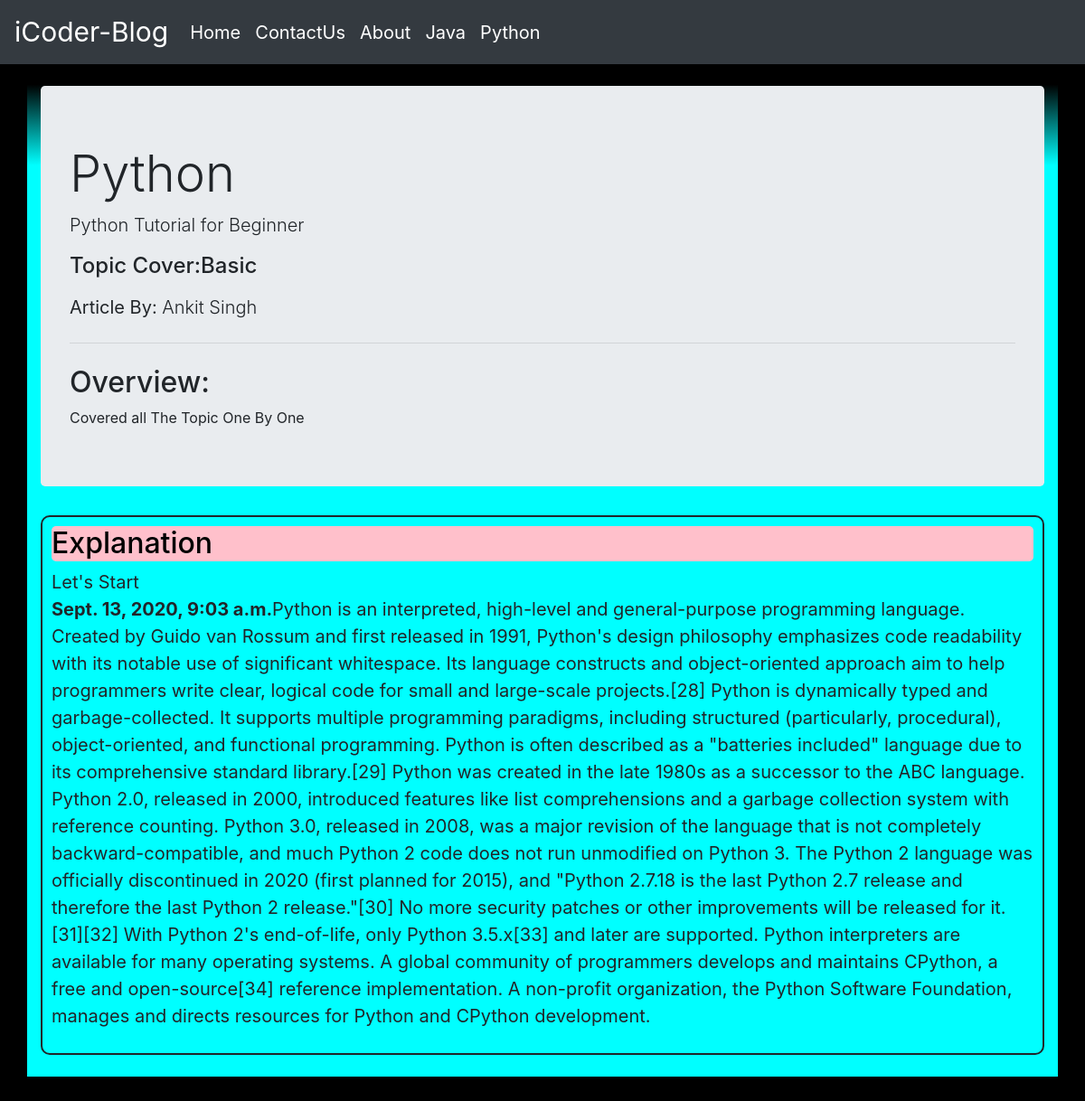
The page /blog/python/ on the database its author committed.
### blog/models.py (models this page shows, shortened)
class Post(models.Model):
    sno = models.AutoField(primary_key = True)
    language = models.CharField(max_length = 200)
    title = models.CharField(max_length = 255)
    overview = models.CharField(max_length = 300)
    content = models.TextField()
    author = models.CharField(max_length=13)
    slug  =models.CharField(max_length=130)
    timestamp = models.DateTimeField(blank =True)
    desc = models.TextField(max_length=2000,default= "")

### blog/views.py (the view)
# urls.py: path('python/',views.python,name = 'python')
def python(request):
    db1 = {"data":Post.objects.all(),
        "python":Post.objects.all().filter(language = "Python")}
    return render(request,'blog/python.html',db1)

### blog/templates/blog/python.html (shortened to what this page needs)
{% extends "blog/base.html" %}
{% block body %}
<div class="container pb-4" style=" background: linear-gradient( black 2%, cyan 10%); padding-bottom: 100px;">
  {% for p in python %}&nbsp;&nbsp;
  <div class="jumbotron">
    <h1 class="display-4">{{p.language}}</h1>
    <p class="lead">{{p.title}}</p>
    <p class="lead">
    <h4>Topic Cover:{{p.overview}}</h4>
    </p>
    <p class="lead"><strong> Article By:</strong> {{p.author}}</p>
    <hr class="my-4">
    <h3>
      <h2>Overview:</h2>{{p.content}}
    </h3>
  </div>
  <div class="article" style="border: solid 2px; padding: 10px; border-radius: 10px;">
    <h2 style="background-color: pink; color: black; border-radius: 5px;">Explanation</h2>
    <p style="font-size: 20px;">{{p.slug}}<br><span id="dots"><b>{{p.timestamp}}</b></span><span
        id="more">{{p.desc}}</span></p>
  </div>
  {% endfor %}
</div>
</div><br><br><br>
{% endblock %}

### rows shown on the page
Post: language "Python", title "Python Tutorial for Beginner", overview "Basic", author "Ankit Singh", content "Covered all The Topic One By One", slug "Let's Start", timestamp "Sept. 13, 2020, 9:03 a.m.", desc "Python is an interpreted, high-level and general-purpose programming language. Created by Guido van Rossum and first released in 1991, Python's design philosophy emphasizes code readability with its notable use of significant whitespace. Its language constructs and object-oriented approach aim to help programmers write clear, logical code for small and large-scale projects.[28] Python is dynamically typed and garbage-collected. It supports multiple programming paradigms, including structured (particularly, procedural), object-oriented, and functional programming. Python is often described as a \"batteries included\" language due to its comprehensive standard library.[29] Python was created in…"
